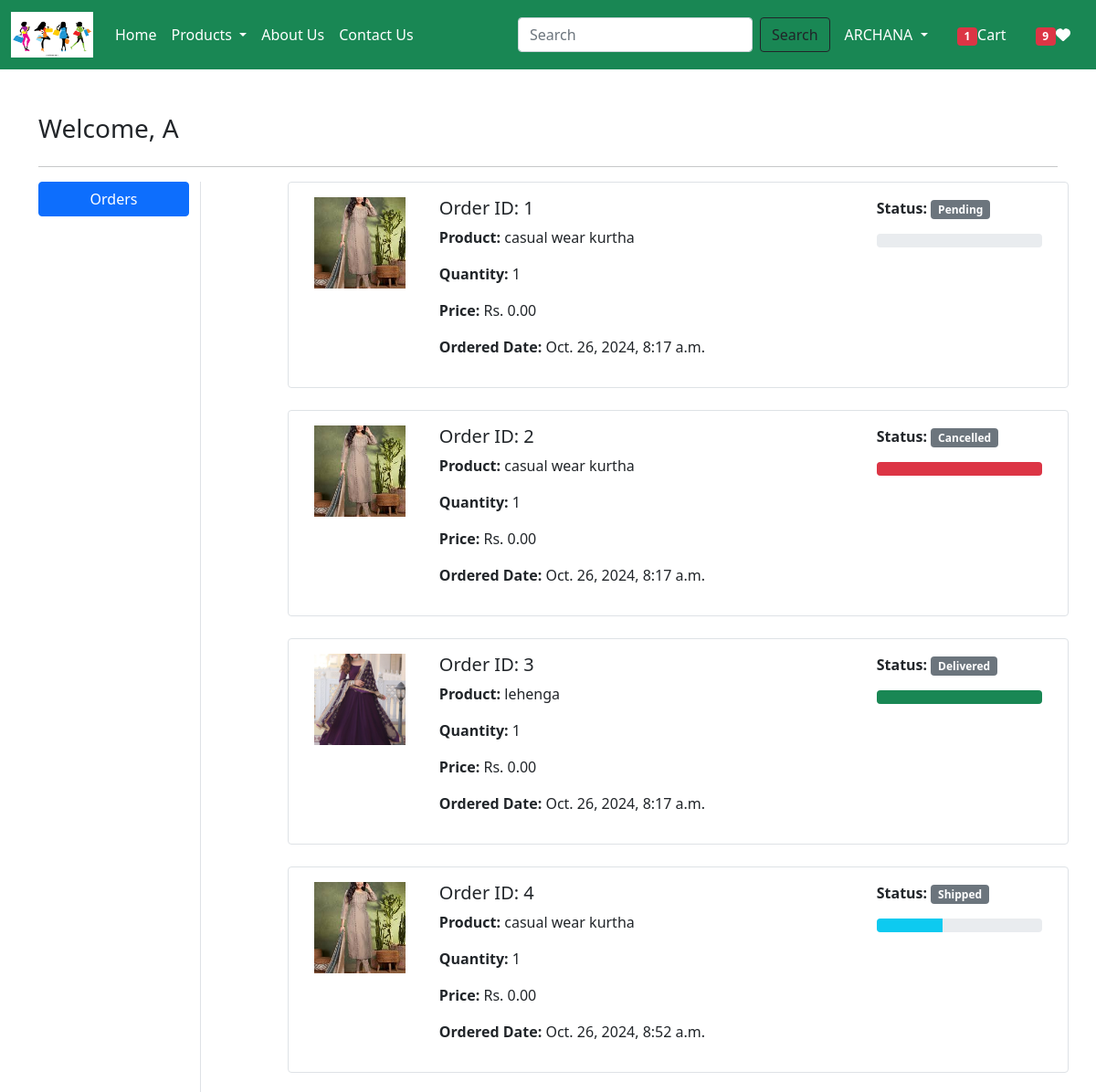
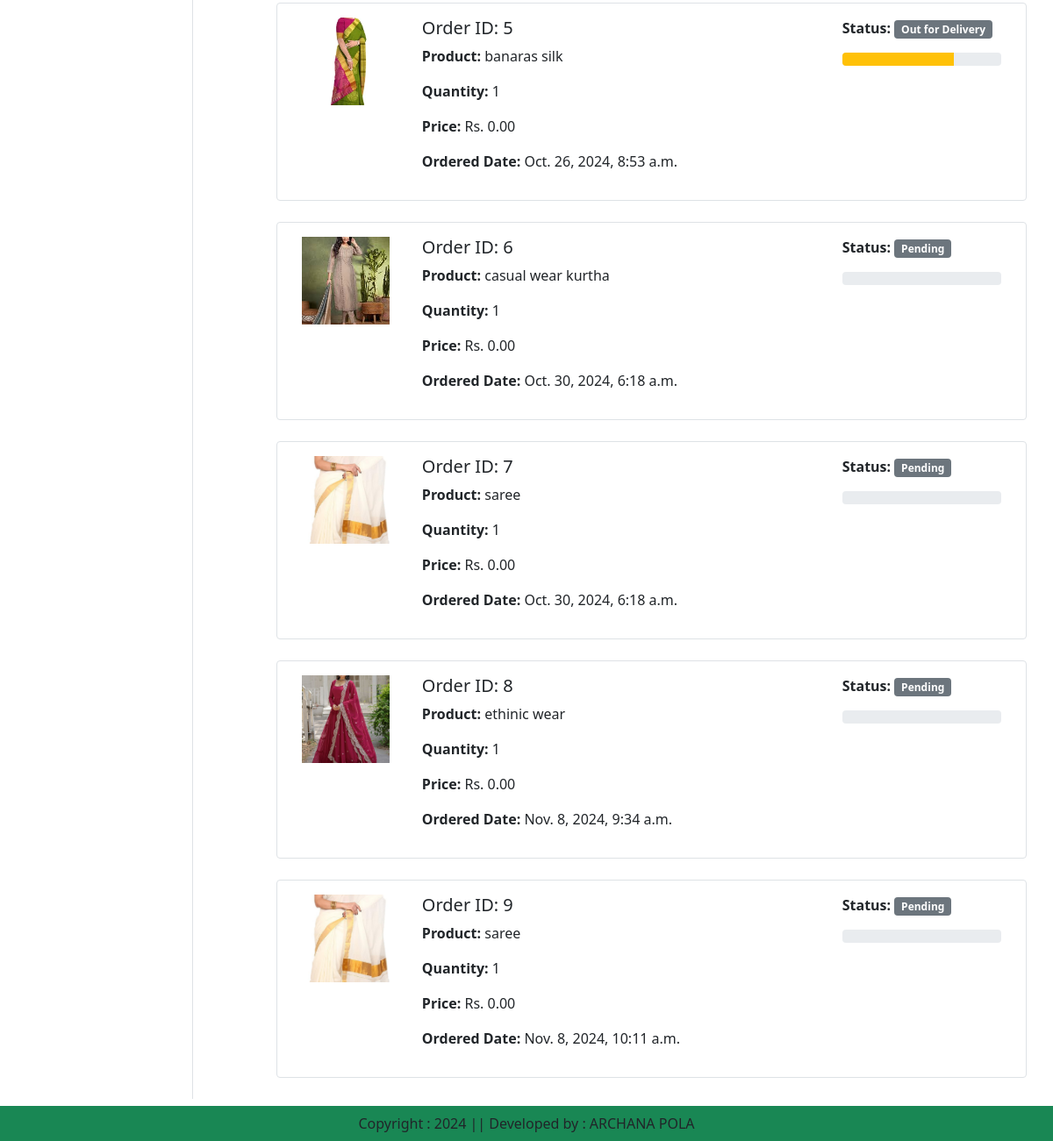
The page /orders/ (signed in) on the database as committed earlier (2 pictures, top to bottom).
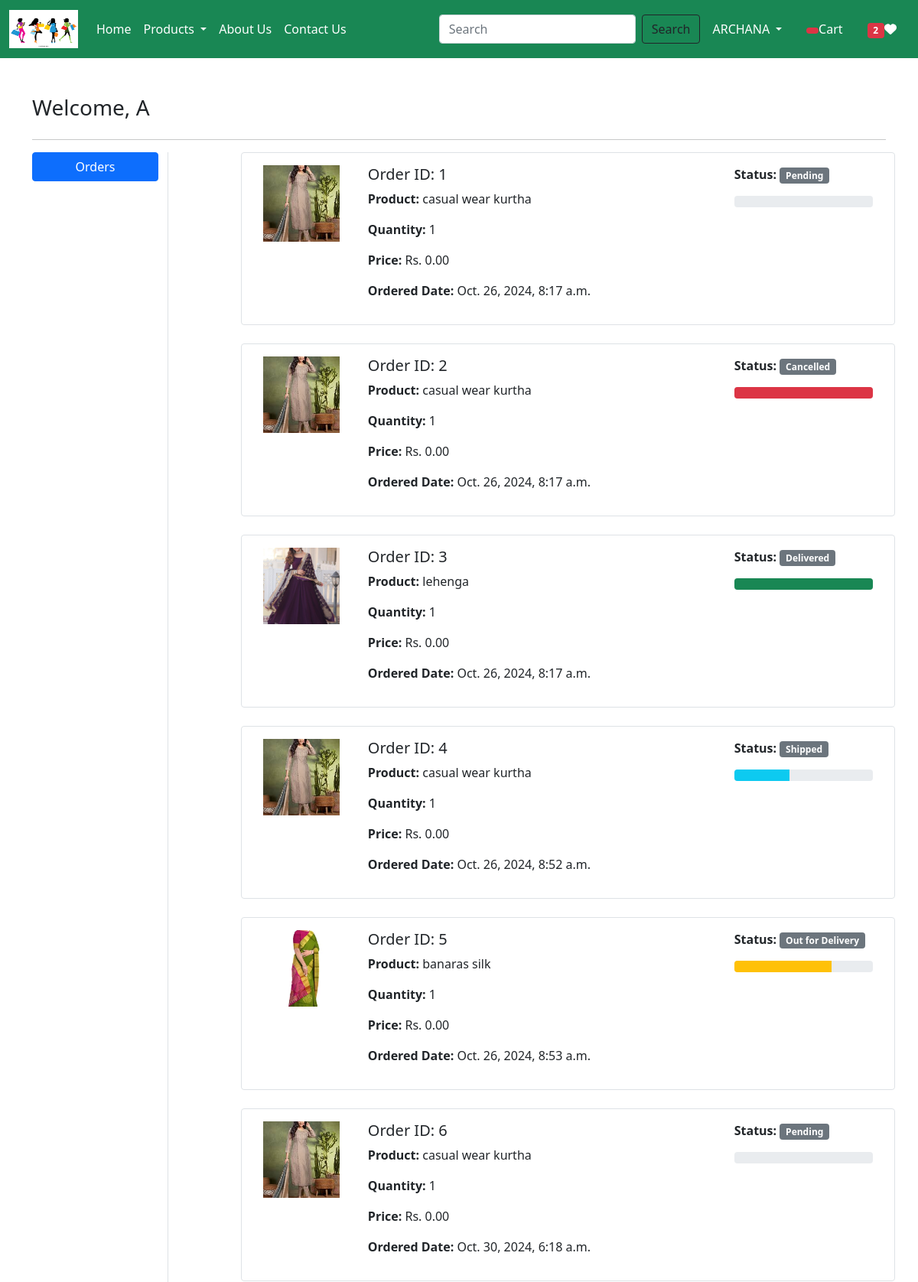
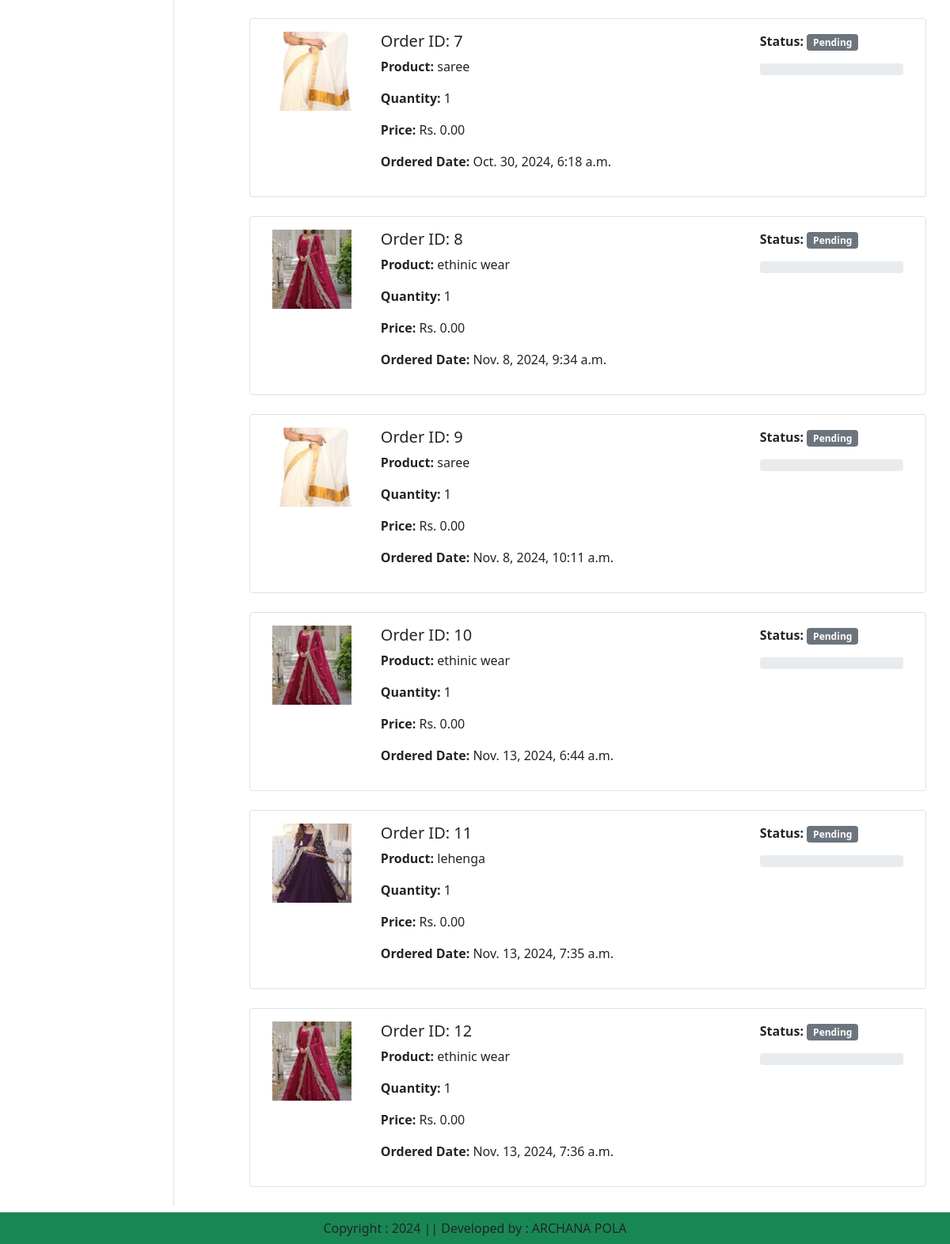
The same page on the database as committed later (2 pictures, top to bottom).
### accounts/models.py (models this page shows, shortened)
class Order(models.Model):
    ORDER_STATUS_CHOICES = [
        ('Pending', 'Pending'),
        ('Confirmed', 'Confirmed'),
        ('Shipped', 'Shipped'),
        ('Out for Delivery', 'Out for Delivery'),
        ('Delivered', 'Delivered'),
        ('Cancelled', 'Cancelled'),
    ]
    user = models.ForeignKey(User, on_delete=models.CASCADE, related_name='orders')
    customer = models.ForeignKey(Customer, on_delete=models.SET_NULL, null=True, blank=True, related_name='customer_orders')
    product = models.ForeignKey(Product, on_delete=models.CASCADE)
    quantity = models.PositiveIntegerField(default=1)
    status = models.CharField(max_length=20, choices=ORDER_STATUS_CHOICES, default='Pending')
    payment = models.ForeignKey(Payment, on_delete=models.CASCADE, default="")
    ordered_date = models.DateTimeField(auto_now_add=True)
    total_amount = models.DecimalField(max_digits=10, decimal_places=2, default=0.0)

class Product(models.Model):
    title = models.CharField(max_length=255)
    selling_price = models.DecimalField(max_digits=10, decimal_places=2)  # e.g., 2999.99
    discounted_price = models.DecimalField(max_digits=10, decimal_places=2, blank=True, null=True)
    description = models.TextField()
    material = models.CharField(max_length=100)
    category = models.CharField(choices=CATEGORY_CHOICES, max_length=20)
    stock = models.IntegerField(default=0)
    available = models.BooleanField(default=True)
    product_img = models.ImageField(upload_to='product')
    additional_info = models.TextField(blank=True, null=True)  # Can be used for sizing info, care instructions, etc.
    color = models.CharField(max_length=50, blank=True, null=True)  # Color options
    size = models.CharField(max_length=20, blank=True, null=True)  # e.g., S, M, L, XL, etc.

### accounts/views.py (the view)
# urls.py: path("orders/", views.orders, name = "orders"),
@login_required
def orders(request):
    totalitem = 0
    wishitem = 0
    if request.user.is_authenticated:
        totalitem = len(Cart.objects.filter(user =request.user))
        wishitem = len(Wishlist.objects.filter(user = request.user))
    order_placed = Order.objects.filter(user=request.user)
    return render(request, "app/orders.html", locals())

### accounts/templates/app/orders.html (shortened to what this page needs)
{% extends 'app/base.html' %}
{% load static %}
{% block main_content %}
<div class="container my-5">
    <div class="row">
        <h3>Welcome, <span class="text-capitalize">{{ request.user }}</span></h3>
    </div>
    <hr>
    <div class="row">
        <div class="col-sm-2 border-end">
            <ul class="list-unstyled">
                <li class="d-grid">
                    <a href="{% url 'orders' %}" class="btn btn-primary">Orders</a>
                </li>
            </ul>
        </div>
        <div class="col-sm-9 offset-sm-1">
            {% for order in order_placed %}
                <div class="row mb-4 border rounded p-3">
                    <div class="col-sm-2">
                        <img src="{{ order.product.product_img.url }}" class="img-fluid" alt="{{ order.product.title }}" style="height: 100px; width: 100px; object-fit: cover;">
                    </div>
                    <div class="col-sm-7">
                        <h5>Order ID: {{ order.id }}</h5>
                        <p><strong>Product:</strong> {{ order.product.title }}</p>
                        <p><strong>Quantity:</strong> {{ order.quantity }}</p>
                        <p><strong>Price:</strong> Rs. {{ order.total_amount }}</p>
                        <p><strong>Ordered Date:</strong> {{ order.ordered_date }}</p>
                    </div>
                    <div class="col-sm-3">
                        <p><strong>Status:</strong> <span class="badge bg-secondary">{{ order.status }}</span></p>
                        <div class="progress" style="height: 15px;">
                            {% if order.status == "Confirmed" %}
                                <div class="progress-bar bg-secondary" role="progressbar" style="width: 20%;" aria-valuenow="20" aria-valuemin="0" aria-valuemax="100"></div>
                            {% elif order.status == "Shipped" %}
                                <div class="progress-bar bg-info" role="progressbar" style="width: 40%;" aria-valuenow="40" aria-valuemin="0" aria-valuemax="100"></div>
                            {% elif order.status == "Out for Delivery" %}
                                <div class="progress-bar bg-warning" role="progressbar" style="width: 70%;" aria-valuenow="70" aria-valuemin="0" aria-valuemax="100"></div>
                            {% elif order.status == "Delivered" %}
                                <div class="progress-bar bg-success" role="progressbar" style="width: 100%;" aria-valuenow="100" aria-valuemin="0" aria-valuemax="100"></div>
                            {% elif order.status == "Cancelled" %}
                                <div class="progress-bar bg-danger" role="progressbar" style="width: 100%;" aria-valuenow="100" aria-valuemin="0" aria-valuemax="100"></div>
                            {% endif %}
                        </div>
                    </div>
                </div>
            {% endfor %}
        </div>
    </div>
</div>
{% endblock main_content %}

Rows that differ between the two databases and show on the page:
added Order: product.product_img (picture), id "10", product "ethinic wear", quantity "1", total_amount "0.00", ordered_date "Nov. 13, 2024, 6:44 a.m.", status "Pending"
added Order: product.product_img (picture), id "11", product "lehenga", quantity "1", total_amount "0.00", ordered_date "Nov. 13, 2024, 7:35 a.m.", status "Pending"
added Order: product.product_img (picture), id "12", product "ethinic wear", quantity "1", total_amount "0.00", ordered_date "Nov. 13, 2024, 7:36 a.m.", status "Pending"
Other text that changed with them:
{{ wishitem }}: "9" → "2"
{{ totalitem }}: "1" → (not shown)
